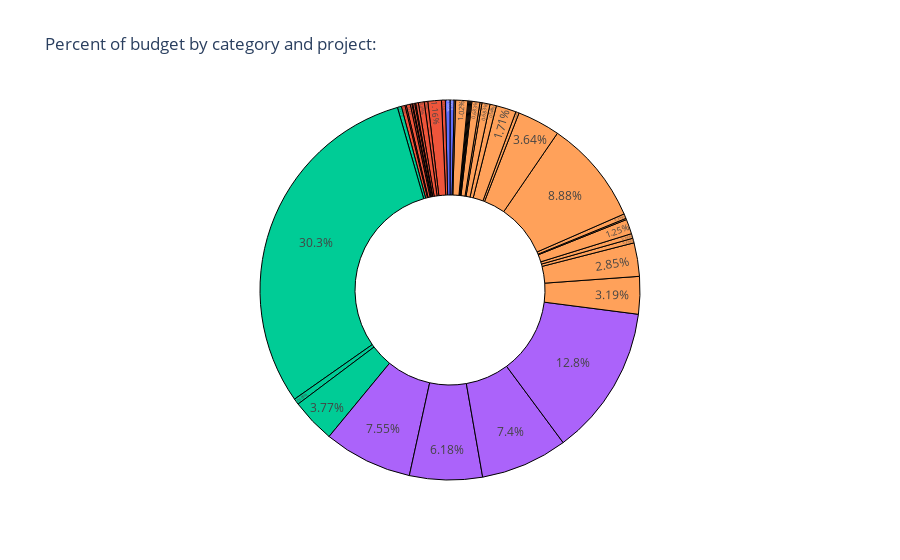

Notebook cell for this chart:
### Code cell
titletext = 'Percent of budget by category and project:'

fig = px.pie(df, values="amount", names="name", color="type", hole = 0.5, title = titletext)

fig.update_traces(marker=dict(line=dict(color="#000000",width=1)),
                 hoverinfo='label',sort=False,showlegend=False,
                 textposition = 'inside')
 
fig.show()

### Figure 1 — Plotly figure (JSON) as saved in the notebook; plotly's stock layout.template omitted (floating-point values rounded to 4 significant figures)
{"data": [{"customdata": [["Recreation"], ["Recreation"], ["Parks"], ["Parks"], ["Parks"], ["Parks"], ["Parks"], ["Parks"], ["Parks"], ["Parks"], ["Parks"], ["Parks"], ["Parks"], ["Parks"], ["Facilities"], ["Facilities"], ["Facilities"], ["Facilities"], ["Water"], ["Water"], ["Water"], ["Water"], ["Transportation"], ["Transportation"], ["Transportation"], ["Transportation"], ["Transportation"], ["Transportation"], ["Transportation"], ["Transportation"], ["Transportation"], ["Transportation"], ["Transportation"], ["Transportation"], ["Transportation"], ["Transportation"], ["Transportation"], ["Transportation"], ["Transportation"], ["Transportation"], ["Transportation"], ["Transportation"], ["Transportation"]], "domain": {"x": [0, 1], "y": [0, 1]}, "hole": 0.5, "hoverinfo": "label", "hovertemplate": "name=%{label}<br>amount=%{value}<br>type=%{customdata[0]}<extra></extra>", "labels": ["Rec centre upgrades", "Commonwealth Place mezzanine enclosure", "Natural areas program", "Park renewal program", "Washroom program", "Sports/tennis courts program", "Parking program", "Playgrounds (Annual program)", "Sportsfields (Annual program)", "Irrigation and landscaping (Annual program)", "Park and Sign Upgrades (Annual program)", "Trails (Annual program)", "Horticulture islands and streetscapes (Annual program)", "Urban Forestry (Annual Program)", "EOC Renovation", "Fire Hall #2 Redevel.", "Fire Hall #3 Electrical", "Cedar Hill Rec. Upgrades", "Sanitary replacement / rehabilitation", "Wood stave storm drain replacement / rehabilitation", "Substandard storm drain replacement / rehabilitation", "Water facilities replacement / rehabilitation", "Pavement Renewal Program", "Sidewalk Installation Program", "Crosswalk Installation Program", "Intersections and Traffic Signal Program", "Cycling Infrastructure Program", "Quadra Corridor Study", "Gorge Transportation Upgrade Project", "Shelbourne Valley Project", "Sinclair Transportation Improvements P2", "Mount Douglas Slope side restoration", "Cordova Bay Rd Transportation Upgrade Project", "Transportation Emerging Priorities (Annual program)", "Project Admin (Annual program)", "Active and Safe Routes to School Plans implementation", "Street Light Program (LED upgrade)", "Transit Infra Improvement Program", "Wayfinding Program", "Transportation Data Monitoring Program", "Corner Ramp Program", "Bridge rehabilitations", "Infra condition assessments"], "legendgroup": "", "marker": {"colors": ["#636efa", "#636efa", "#EF553B", "#EF553B", "#EF553B", "#EF553B", "#EF553B", "#EF553B", "#EF553B", "#EF553B", "#EF553B", "#EF553B", "#EF553B", "#EF553B", "#00cc96", "#00cc96", "#00cc96", "#00cc96", "#ab63fa", "#ab63fa", "#ab63fa", "#ab63fa", "#FFA15A", "#FFA15A", "#FFA15A", "#FFA15A", "#FFA15A", "#FFA15A", "#FFA15A", "#FFA15A", "#FFA15A", "#FFA15A", "#FFA15A", "#FFA15A", "#FFA15A", "#FFA15A", "#FFA15A", "#FFA15A", "#FFA15A", "#FFA15A", "#FFA15A", "#FFA15A", "#FFA15A"], "line": {"color": "#000000", "width": 1}}, "name": "", "showlegend": false, "sort": false, "textposition": "inside", "type": "pie", "values": [315000, 345000, 285000, 1015000, 265000, 435000, 200000, 75000, 150000, 55000, 128574, 300033, 100600, 270000, 296000, 26590000, 446320, 3307400, 6629000, 5431000, 6502000, 11243000, 2800000, 2500000, 350000, 350000, 1100000, 100000, 350000, 7800000, 3200000, 250000, 1500000, 480895, 600000, 150000, 600000, 75000, 75000, 75000, 75000, 900000, 100000]}], "layout": {"legend": {"tracegroupgap": 0}, "title": {"text": "Percent of budget by category and project:"}}}
